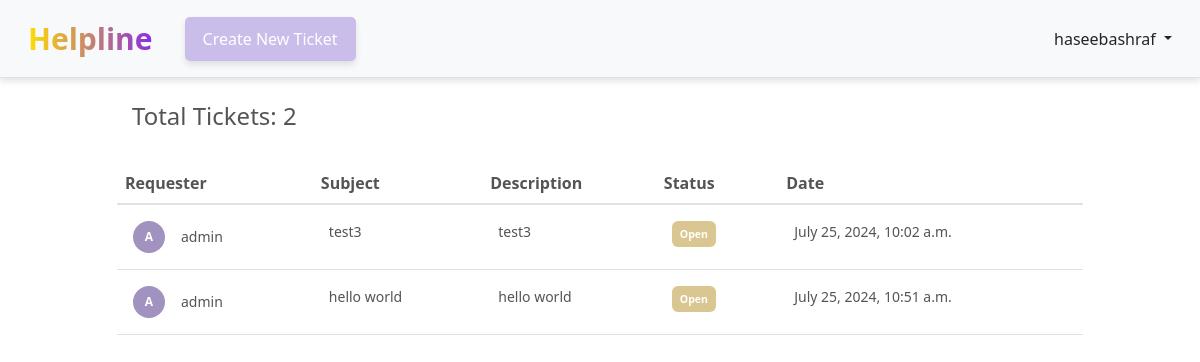
Before: /articles/ (signed in) with the older database file.
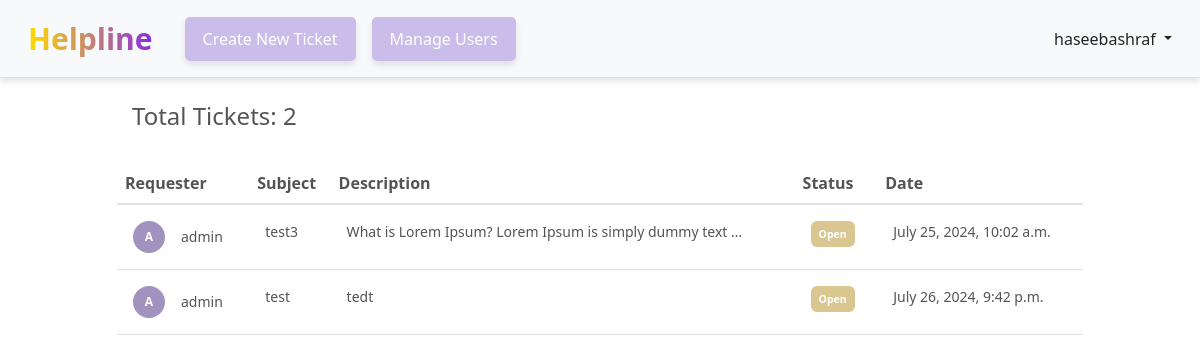
After: the same page with the newer database file.
### articles/models.py (models this page shows, shortened)
class Article(models.Model):
    title = models.CharField(max_length=255)  # Title of the article
    description = models.TextField()  # Description content of the article
    image = models.ImageField(upload_to='images/', blank=True, null=True)  # Image for the article
    date = models.DateTimeField(auto_now_add=True)  # Date and time when the article is created
    author = models.ForeignKey(
        settings.AUTH_USER_MODEL,
        on_delete=models.CASCADE,  # If the author is deleted, also delete their articles
    )
    def get_absolute_url(self):
        return reverse("article_detail", kwargs={"pk": self.pk})  # URL to view the article details

### accounts/models.py (models this page shows)
class CustomUser(AbstractUser):
    age = models.PositiveIntegerField(null=True, blank=True)  # Additional field for user's age
    is_admin = models.BooleanField(default=False)  # Flag to indicate if user is an admin
    def __str__(self):
        return self.username

### articles/views.py (the view)
# urls.py: path("", TicketListView.as_view(), name="article_list"),  # URL pattern for listing all articles
class TicketListView(LoginRequiredMixin, ListView):
    model = Article
    template_name = "ticket_list.html"
    def get_context_data(self, **kwargs):
        context = super().get_context_data(**kwargs)
        context['ticket_count'] = Article.objects.count()
        return context

### templates/ticket_list.html (shortened to what this page needs)
{% extends "base.html" %}
{% load crispy_forms_tags %}
{% block content %}
<div class="ticket-counter mb-3" style=" font-size: 22px; color: #545454;">
  <h4  >Total Tickets: {{ ticket_count }}</h4>
</div>
<div class="table-responsive" style="margin-top:32px;">
  <table class="table table-hover w-70 mx-auto">
    <thead>
      <tr>
        <th>Requester</th>
        <th>Subject</th>
        <th>Description</th>
        <th>Status</th>
        <th>Date</th>
      </tr>
    </thead>
    <tbody id="article-list" >
      {% for article in article_list %}
      <tr onclick="location.href='{{ article.get_absolute_url }}'" style="cursor: pointer; height: 20px;">
        <td>
          <div class="d-flex align-items-center">
            <div class="circle-initials" style="background-color: #a192bf; color: #ffffff;">
            </div>
            <div class="ms-3">
              <div>{{ article.author }}</div>
            </div>
          </div>
        </td>
        <td>{{ article.title }}</td>
        <td>{{ article.description|truncatewords:10 }}</td>
        <td>
          <span class="badge bg-primary status-badge">Open</span>
        </td>
        <td>{{ article.date }}</td>
      </tr>
      {% endfor %}
    </tbody>
  </table>
</div>
{% endblock content %}

### templates/base.html (shortened to what this page needs)
<!DOCTYPE html>
<html lang="en">
<head>
  {% load static %}
  <link href="https://cdn.jsdelivr.net/npm/bootstrap@5.2.3/dist/css/bootstrap.min.css" rel="stylesheet"
>
  <link href="{% static 'css/styles.css' %}" rel="stylesheet">
</head>
<body>
  <header class="p-3 mb-3 ml-3 border-bottom bg-light">
    <div class="container-fluid">
      <div class="d-flex flex-wrap align-items-center justify-content-between">
        <a class="navbar-brand gradient-text" href="{% url 'home' %}" style="font-size: 30px;">Helpline</a>
        <ul class="nav col-12 col-lg-auto me-lg-auto mb-2 justify-content-center mb-md-0 mb-md-0 ms-4">
          {% if user.is_authenticated %}
            <li><a href="{% url 'article_new' %}" class="btn btn-light-purple nav-link-spacing" style="color: #ffffff;">Create New Ticket</a></li>
            {% if user.is_admin %}
              <li><a href="{% url 'user_list' %}" class="btn btn-light-purple nav-link-spacing" style="color: #ffffff;">Manage Users</a></li>
            {% endif %}
        </ul>
        <div class="dropdown text-end">
          <a href="#" class="d-block link-dark text-decoration-none dropdown-toggle" id="dropdownUser1"
            data-bs-toggle="dropdown" aria-expanded="false">
            {{ user.username }}
          </a>
        </div>
          {% else %}
        </ul>
        <div class="text-end">
          <a href="{% url 'login' %}" class="btn btn-light-purple me-2" style="color: #ffffff;">Log In</a>
          <a href="{% url 'signup' %}" class="btn btn-light-purple" style="color: #ffffff;">Sign Up</a>
        </div>
          {% endif %}
      </div>
    </div>
  </header>
  <main>
    <div class="container">
      {% block content %}
      {% endblock content %}
    </div>
  </main>
</body>
</html>

Changed rows visible on the page:
removed Article: author "admin", title "hello world", description "hello world", date "July 25, 2024, 10:51 a.m."
changed CustomUser "haseebashraf": is_admin False → True (drawn)
changed Article "test3": description "test3" → "What is Lorem Ipsum? Lorem Ipsum is simply dummy text …"
added Article: author "admin", title "test", description "tedt", date "July 26, 2024, 9:42 p.m."
Other visible differences:
text now shown: "Manage Users"
